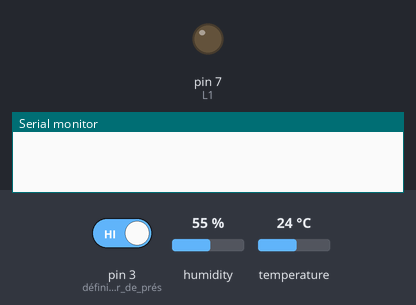
The sketch below on a simulated Arduino Uno, built with avr-gcc and run on an emulated ATmega328P. Parts: output pins drawn as LEDs (lit = HIGH), the last lines printed to the serial monitor. The inputs (shaded band) are chosen by the test bench; at power-on: pin 3 (défini_le_capteur_de_prés) HIGH, humidity 55 %, temperature 24 °C.

Above: at 2.3 s.
2.4 s: pin 3 (défini_le_capteur_de_prés) driven LOW
At 3.5 s:
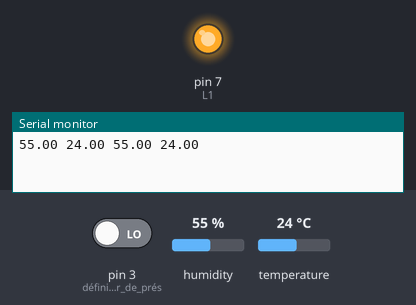
5.5 s: pin 3 (défini_le_capteur_de_prés) driven HIGH
At 7.4 s:
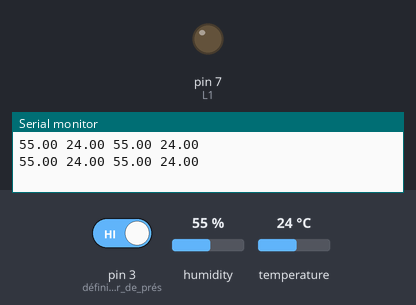
Timing chart, 0 to 8.9 s (numbered marks = the images above; inputs shaded):
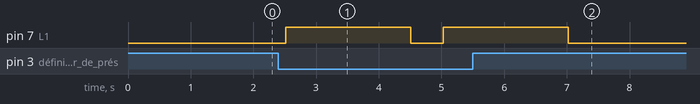

The sketch:

Insectes_Arduino.ino
```cpp
#include "DHT.h"
#define DHTPIN 2 //capteur humidité température intérieur
#define DHTPIN 4 //capteur humidité température extérieur
#define DHTTYPE DHT22 //défini le type de capteur (ici le capteur Grove est un DHT22)
DHT dht1(DHTPIN, DHTTYPE); //défini le capteur intérieur
DHT dht2(DHTPIN, DHTTYPE); //défini le capteur extérieur
const int L1 = 7; //led sur l'analogique 7
void setup()  { //initialisation du code
    Serial.begin(9600);
    pinMode(3,INPUT); //défini le capteur de présence sur l'entrée analogique 3
    dht1.begin(); //démarre l'un des capteurs humidité température
    dht2.begin(); //démarre le second capteur humidité température
    pinMode(L1, OUTPUT);
}
void loop()  {
    while(1)  {
        delay(500); //délai nécesaire car la prise d'humidité et de température prend 250ms
        if(digitalRead(3)==LOW)  { //la suite du code se déclenche si le capteur lui renvoit une présence sur le trajet du rayon infrarouge
            float h1 = dht1.readHumidity(); //le programme lit les valeurs renvoyées par le capteur
            float t1 = dht1.readTemperature(); //le programme lit les valeurs renvoyées par le capteur
            float h2 = dht2.readHumidity(); //le programme lit les valeurs renvoyées par le capteur
            float t2 = dht2.readTemperature(); //le programme lit les valeurs renvoyées par le capteur
                Serial.print(h1); //affiche la valeur d'humidité intérieur sur la console
                Serial.print(" ");
                Serial.print(t1); //affiche la valeur de température intérieur sur la console
                Serial.print(" ");
                Serial.print(h2); //affiche la valeur d'humidité extèrieur sur la console
                Serial.print(" ");
                Serial.print(t2); //affiche la valeur d'humidité extèrieur sur la console
                Serial.println(" "); //retour à la ligne après prise de données
            digitalWrite(L1, HIGH); //pour faire simple : HIGH=pas d'insecte détecté ; LOW=insecte détecté
            delay(2000); //délai de 2000ms entre 2 lectures du signal renvoyé par le capteur
            digitalWrite(L1, LOW);
            if (isnan(t1) || isnan(h1))
            {
                Serial.println("Echec de lecture"); //vérifie si le retour est bien valide, s'il affihe Nan il y a surement un problème
            }
            else
            {

            }
        }
        else  {
        }
    }
}
```

Measured:
- after the input at 2.4 s, pin 7 (L1): LOW → HIGH after 0.11 s, → LOW 2.0 s later, → HIGH 0.51 s later
- after the input at 5.5 s, pin 7 (L1): goes on until 7.0 s, then stays LOW
